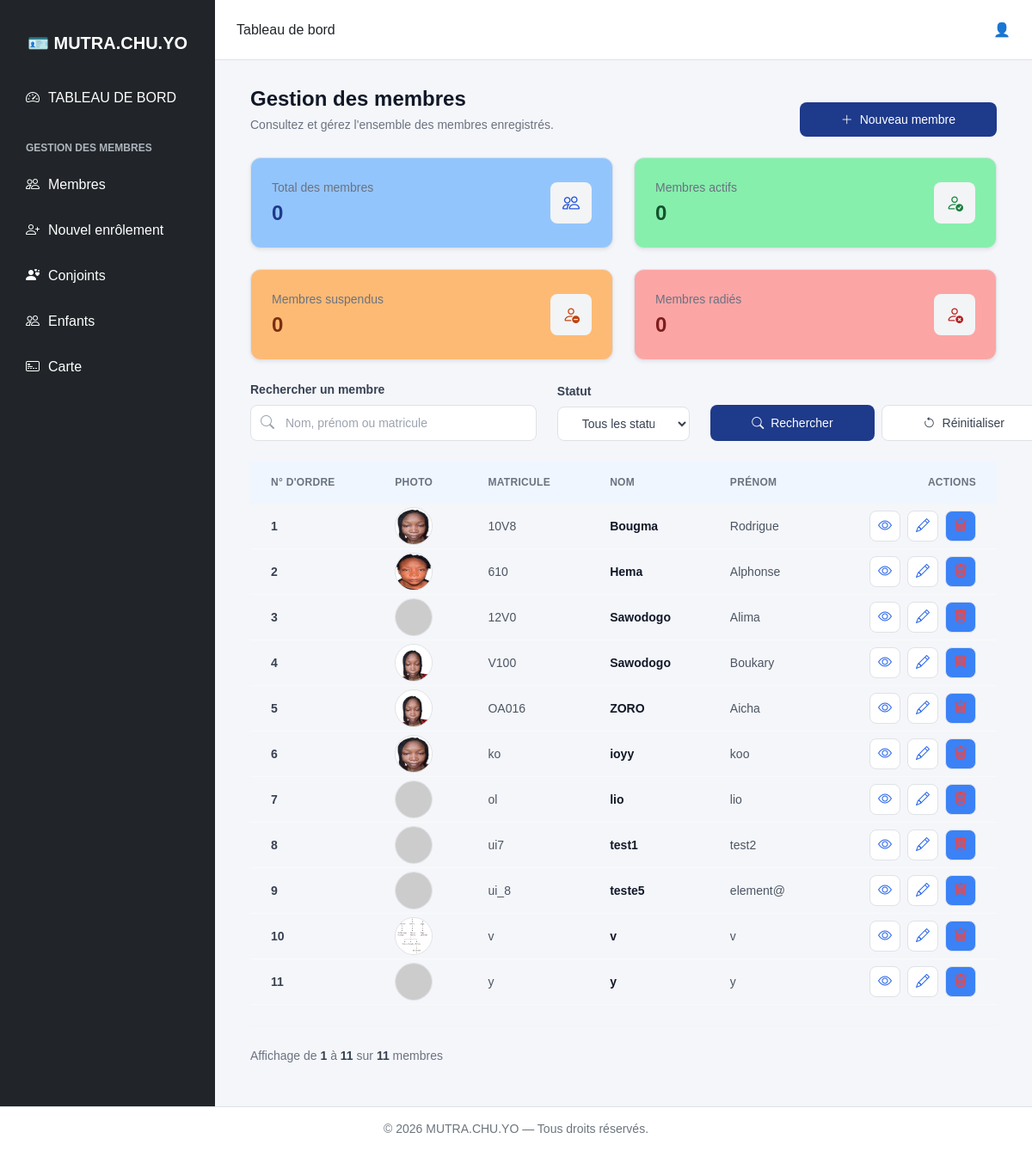
/membres/, run on the app's committed database.
### page1/models.py (models this page shows, shortened)
class Membre(models.Model):
    SEXE_CHOICES = [
        ('M', 'Masculin'),
        ('F', 'Feminin'),
    ]
    nom = models.CharField(max_length=100)
    prenom = models.CharField(max_length=500)
    matricule = models.CharField(max_length=50, unique=True)
    emploi = models.CharField(max_length=100)
    service = models.CharField(max_length=100)
    photo = models.ImageField(upload_to='photos/', blank=True, null=True)
    cle = models.CharField(max_length=1, default='A')
    sexe = models.CharField(
        max_length=1,
        choices=SEXE_CHOICES,
        default='M'
    )
    date_naissance = models.DateField(
        null=True,
        blank=True
    )
    compteur = models.PositiveIntegerField(
        unique=True,
        blank=True,
        null=True
    )

### membres/views.py (the view)
# urls.py: path('', views.Membre_list, name='liste_membres'),
def Membre_list(request):
    membres = Membre.objects.all().order_by("nom", "prenom")
    search = request.GET.get("search", "").strip()
    if search:
        membres = membres.filter(
            Q(nom__icontains=search) |
            Q(prenom__icontains=search) |
            Q(matricule__icontains=search)
        )
    return render(request, "Membre_list.html", {
        "membres": membres,
        "search": search,
    })

### page1/templates/Membre_list.html (shortened to what this page needs)
{% extends "core/base.html" %}
{% load static %}
{% block content %}
<div class="w-full px-6 lg:px-4 py-0">
    <div class="flex flex-col lg:flex-row lg:items-center lg:justify-between mb-6">
        <div>
            <h2 class="text-2xl font-bold text-gray-900 mb-1">
                Gestion des membres
            </h2>
            <p class="text-sm text-gray-500">
                Consultez et gérez l'ensemble des membres enregistrés.
            </p>
        </div>
        <div class="mt-4 lg:mt-0">
            <a
                href="{% url 'etape1' %}"
                class="inline-flex items-center px-5 py-2.5 bg-blue-900 text-white text-sm font-medium rounded-lg hover:bg-gray-800 transition"
            >
                <i class="bi bi-plus-lg mr-2"></i>
                Nouveau membre
            </a>
        </div>
    </div>
    <div class="grid grid-cols-1 md:grid-cols-2 xl:grid-cols-4 gap-4 mb-6">
        <div class="bg-blue-300 rounded-xl border border-gray-100 shadow-sm p-4">
            <div class="flex items-center justify-between">
                <div>
                    <p class="text-sm text-gray-500 mb-1">
                        Total des membres
                    </p>
                    <h3 class="text-2xl font-bold text-blue-900">
                        0
                    </h3>
                </div>
                <div class="w-12 h-12 rounded-lg bg-gray-100 flex items-center justify-center">
                    <i class="bi bi-people text-xl text-blue-700"></i>
                </div>
            </div>
        </div>
        <div class="bg-green-300 rounded-xl border border-gray-100 shadow-sm p-4">
            <div class="flex items-center justify-between">
                <div>
                    <p class="text-sm text-gray-500 mb-1">
                        Membres actifs
                    </p>
                    <h3 class="text-2xl font-bold text-green-900">
                        0
                    </h3>
                </div>
                <div class="w-12 h-12 rounded-lg bg-gray-100 flex items-center justify-center">
                    <i class="bi bi-person-check text-xl text-green-700"></i>
                </div>
            </div>
        </div>
        <div class="bg-orange-300 rounded-xl border border-gray-100 shadow-sm p-4">
            <div class="flex items-center justify-between">
                <div>
                    <p class="text-sm text-gray-500 mb-1">
                        Membres suspendus
                    </p>
                    <h3 class="text-2xl font-bold text-orange-900">
                        0
                    </h3>
                </div>
                <div class="w-12 h-12 rounded-lg bg-gray-100 flex items-center justify-center">
                    <i class="bi bi-person-dash text-xl text-orange-700"></i>
                </div>
            </div>
        </div>
        <div class="bg-red-300 rounded-xl border border-gray-100 shadow-sm p-4">
            <div class="flex items-center justify-between">
                <div>
                    <p class="text-sm text-gray-500 mb-1">
                        Membres radiés
                    </p>
                    <h3 class="text-2xl font-bold text-red-900">
                        0
                    </h3>
                </div>
                <div class="w-12 h-12 rounded-lg bg-gray-100 flex items-center justify-center">
                    <i class="bi bi-person-x text-xl text-red-700"></i>
                </div>
            </div>
        </div>
    </div>
            <form method="GET" class="mb-6">
                <div class="grid grid-cols-1 lg:grid-cols-5 gap-4 items-end">
                    <div class="lg:col-span-2">
                        <label class="block text-sm font-semibold text-gray-700 mb-2">
                            Rechercher un membre
                        </label>
                        <div class="relative">
                            <div class="absolute inset-y-0 left-0 flex items-center pl-3 pointer-events-none">
                            </div>
                            <input
                                type="text"
                                name="search"
                                value="{{ search }}"
                                placeholder="Nom, prénom ou matricule"
                                class="w-full pl-10 pr-4 py-2.5 border border-gray-200 rounded-lg text-sm text-gray-900 bg-white focus:outline-none focus:ring-2 focus:ring-gray-200 focus:border-gray-400"
                            >
                        </div>
                    </div>
                    <div>
                        <label class="block text-sm font-semibold text-gray-700 mb-2">
                            Statut
                        </label>
                        <select
                            name="statut"
                            class="w-full px-4 py-2.5 border border-gray-200 rounded-lg text-sm text-gray-700 bg-white focus:outline-none focus:ring-2 focus:ring-gray-200 focus:border-gray-400"
                        >
                            <option value="">
                                Tous les statuts
                            </option>
                        </select>
                    </div>
                    <div class="lg:col-span-2">
                        <div class="flex flex-col sm:flex-row gap-2">
                            <button
                                type="submit"
                                class="inline-flex items-center justify-center px-5 py-2.5 bg-blue-900 text-white text-sm font-medium rounded-lg hover:bg-gray-800 transition"
                            >
                                <i class="bi bi-search mr-2"></i>
                                Rechercher
                            </button>
                            <a
                                href="{% url 'liste_membres' %}"
                                class="inline-flex items-center justify-center px-5 py-2.5 bg-white border border-gray-200 text-gray-700 text-sm font-medium rounded-lg hover:bg-gray-50 transition"
                            >
                                <i class="bi bi-arrow-counterclockwise mr-2"></i>
                                Réinitialiser
                            </a>
                        </div>
                    </div>
                </div>
            </form>
            <div class="overflow-x-auto">
                <table class="w-full text-left">
                    <thead>
                        <tr class="border-b border-gray-100 bg-blue-50">
                            <th class="px-4 py-3 text-xs font-semibold text-gray-500 uppercase tracking-wide">
                                N° d'ordre
                            </th>
                            <th class="px-4 py-3 text-xs font-semibold text-gray-500 uppercase tracking-wide">
                                Photo
                            </th>
                            <th class="px-4 py-3 text-xs font-semibold text-gray-500 uppercase tracking-wide">
                                Matricule
                            </th>
                            <th class="px-4 py-3 text-xs font-semibold text-gray-500 uppercase tracking-wide">
                                Nom
                            </th>
                            <th class="px-4 py-3 text-xs font-semibold text-gray-500 uppercase tracking-wide">
                                Prénom
                            </th>
                            <th class="px-4 py-3 text-xs font-semibold text-gray-500 uppercase tracking-wide text-right">
                                Actions
                            </th>
                        </tr>
                    </thead>
                    <tbody>
                        {% for membre in membres %}
                        <tr class="border-b border-gray-50 hover:bg-gray-50 transition">
                            <td class="px-4 py-1 text-sm font-semibold text-gray-700">
                                {{ forloop.counter }}
                            </td>
                            <td class="px-4 py-1">
                                {% if membre.photo %}
                                    <img
                                        src="{{ membre.photo.url }}"
                                        class="w-11 h-11 rounded-full object-cover border border-gray-200"
                                        alt="Photo de {{ membre.nom }}"
                                    >
                                {% else %}
                                    <img
                                        src="https://via.placeholder.com/45"
                                        class="w-11 h-11 rounded-full object-cover border border-gray-200"
                                        alt="Photo"
                                    >
                                {% endif %}
                            </td>
                            <td class="px-4 py-1 text-sm text-gray-600">
                                {{ membre.matricule }}
                            </td>
                            <td class="px-4 py-1 text-sm font-semibold text-gray-900">
                                {{ membre.nom }}
                            </td>
                            <td class="px-4 py-1 text-sm text-gray-600">
                                {{ membre.prenom }}
                            </td>
                            <td class="px-4 py-1">
                                <div class="flex justify-end gap-2">
                                    <a
                                        href="{% url 'detail_membre' membre.id %}"
                                        class="w-9 h-9 inline-flex items-center justify-center rounded-lg border border-gray-200 bg-white text-blue-600 hover:bg-gray-50 hover:text-gray-900 transition"
                                        title="Détails"
                                    >
                                        <i class="bi bi-eye"></i>
                                    </a>
                                    <a
                                        href="{% url 'modifier_membre' membre.id %}"
                                        class="w-9 h-9 inline-flex items-center justify-center rounded-lg border border-gray-200 bg-white text-blue-600 hover:bg-gray-50 hover:text-gray-900 transition"
                                        title="Modifier"
                                    >
                                        <i class="bi bi-pencil"></i>
                                    </a>
                                    <a
                                        href="{% url 'supprimer_membre' membre.id %}"
                                        class="w-9 h-9 inline-flex items-center justify-center rounded-lg border border-gray-200 bg-blue-500 text-red-500 hover:bg-red-50 transition"
                                        title="Supprimer"
                                    >
                                        <i class="bi bi-trash"></i>
                                    </a>
                                </div>
                            </td>
                        </tr>
                        {% endfor %}
                    </tbody>
                </table>
            </div>
            <div class="flex flex-col md:flex-row md:items-center md:justify-between mt-6 pt-4 border-t border-gray-100">
                <div class="text-sm text-gray-500 mb-4 md:mb-0">
                    Affichage de
                    <strong class="font-semibold text-gray-700">
                        {{ membres.start_index|default:"1" }}
                    </strong>
                    à
                    <strong class="font-semibold text-gray-700">
                        {{ membres.end_index|default:membres|length }}
                    </strong>
                    sur
                    <strong class="font-semibold text-gray-700">
                        {{ membres.paginator.count|default:membres|length }}
                    </strong>
                    membres
                </div>
            </div>
        </div>
    </div>
</div>
{% endblock %}

### core/static/core/css/style.css (style rules this page uses)
body { margin: 0; font-family: Arial, sans-serif; background-color: #f5f6fa; }

### data on the page
Membre: photo (picture), matricule "10V8", nom "Bougma", prenom "Rodrigue"
Membre: photo (picture), matricule "610", nom "Hema", prenom "Alphonse"
Membre: matricule "12V0", nom "Sawodogo", prenom "Alima"
Membre: photo (picture), matricule "V100", nom "Sawodogo", prenom "Boukary"
Membre: photo (picture), matricule "OA016", nom "ZORO", prenom "Aicha"
Membre: photo (picture), matricule "ko", nom "ioyy", prenom "koo"
Membre: matricule "ol", nom "lio", prenom "lio"
Membre: matricule "ui7", nom "test1", prenom "test2"
Membre: matricule "ui_8", nom "teste5", prenom "element@"
Membre: photo (picture), matricule "v", nom "v", prenom "v"
Membre: matricule "y", nom "y", prenom "y"

### other printed values
{{ membres.start_index|default:"1" }} "1"
{{ membres.end_index|default:membres|length }} "11"
{{ membres.paginator.count|default:membres|length }} "11"
